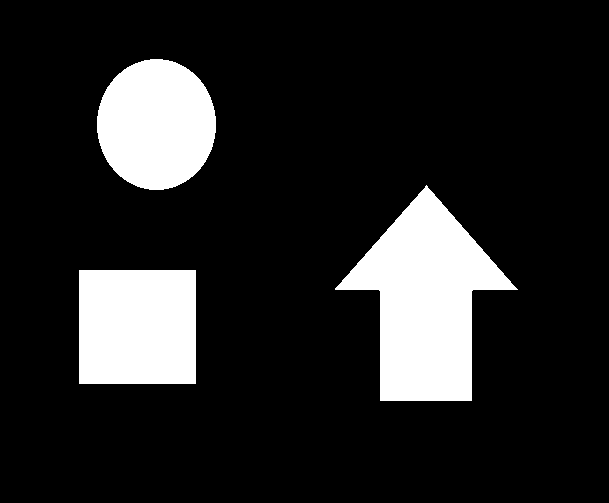
#> input picture data/contours.bmp, 609 x 503 px
$ python findContour1.py
#> lines starting #> are read from the running program, lines starting #| are printed output that depends on the picture; after the words box and inside, x2 and y2 are one past the last pixel; in counts of white or black regions, pixels touching at a corner belong together
# _*_ coding: utf-8 _*_

"""
  @Time    : 2023.10.10 09:28
  @File    : findContour1.py
  @Project : opencv_tutorial
  @Author  : Saitama
  @IDE     : PyCharm
  @Desc    : 查找图像轮廓 - cv.findContour
"""

import cv2 as cv

img = cv.imread("../../data/contours.bmp")
#> img is the input picture: shape (503, 609, 3); 14.8% white; 3 white regions, box (x1, y1, x2, y2) and area: (335, 185, 518, 401) 19840, (79, 270, 196, 384) 13338, (97, 59, 216, 190) 12235

cv.imshow("original", img)

gray = cv.cvtColor(img, cv.COLOR_BGR2GRAY)
#> gray: shape (503, 609); 14.8% white; 3 white regions

ret, binary = cv.threshold(gray, 127, 255, cv.THRESH_BINARY)

contours, hierarchy = cv.findContours(binary, cv.RETR_EXTERNAL, cv.CHAIN_APPROX_SIMPLE)
#> contours = 3 contours; box (x1, y1, x2, y2) and area: (335, 185, 518, 401) 19535, (79, 270, 196, 384) 13108, (97, 59, 216, 190) 12058

o = cv.drawContours(binary, contours, -1, (0, 255, 0))
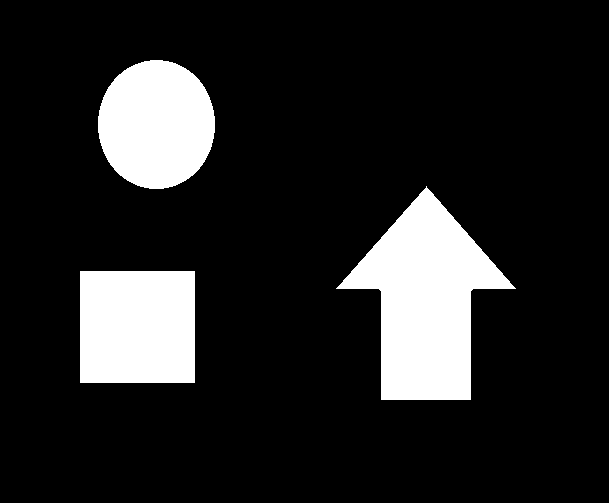
#> o: shape (503, 609); 14.4% white; 3 white regions, box (x1, y1, x2, y2) and area: (336, 186, 516, 400) 19232, (80, 271, 195, 383) 12880, (98, 60, 215, 189) 11883

cv.imshow("result", o)

cv.waitKey()
cv.destroyAllWindows()
